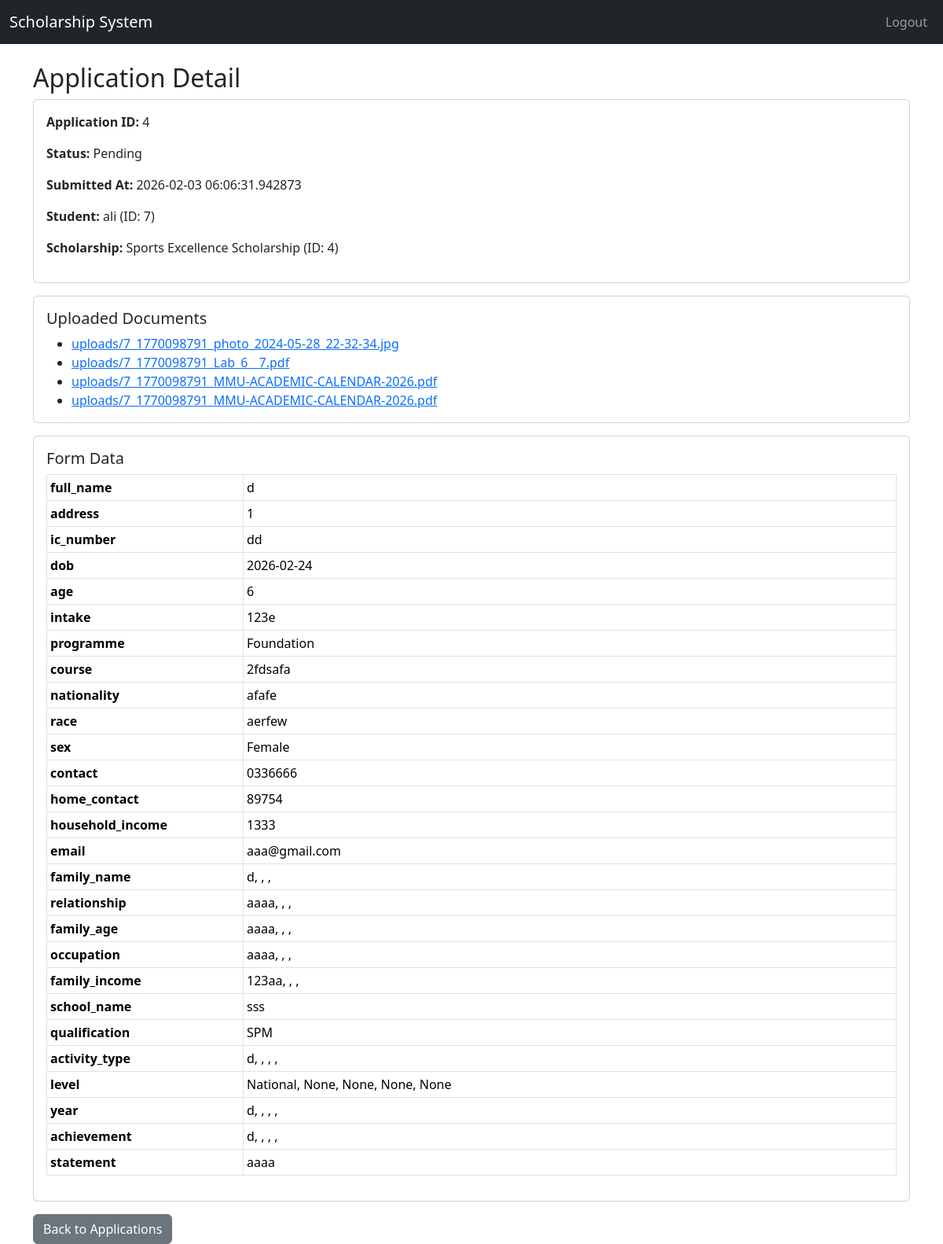
/admin/applications/4 (signed in), run on the app's committed database.
### app/models.py (models this page shows)
class Application(db.Model):
    __tablename__ = 'application'
    __table_args__ = {'extend_existing': True}
    id = db.Column(db.Integer, primary_key=True)
    student_id = db.Column(db.Integer, db.ForeignKey('user.id'), nullable=False)
    scholarship_id = db.Column(db.Integer, db.ForeignKey('scholarship.id'), nullable=False)
    reviewer_id = db.Column(db.Integer, db.ForeignKey('user.id'), nullable=True)
    documents = db.Column(db.Text)  # store file paths comma-separated
    status = db.Column(db.String(50), default="Pending")  # Pending, Reviewed, Accepted, Rejected
    submitted_at = db.Column(db.DateTime, default=datetime.utcnow)
    reviews = db.relationship('Review', backref='application', lazy=True)
    scholarship = db.relationship('Scholarship', backref='applications')
    student = db.relationship('User', foreign_keys=[student_id], backref='applications')
    form_data = db.Column(JSON)

class User(UserMixin, db.Model):
    id = db.Column(db.Integer, primary_key=True)
    username = db.Column(db.String(50), unique=True, nullable=False)
    email = db.Column(db.String(100), unique=True, nullable=False)
    your_id = db.Column(db.String(20), unique=True, nullable=True)
    password = db.Column(db.String(255), nullable=False)
    role = db.Column(db.String(20), nullable=False)
    created_at = db.Column(db.DateTime, default=datetime.utcnow)

class Scholarship(db.Model):
    id = db.Column(db.Integer, primary_key=True)
    title = db.Column(db.String(200), nullable=False)
    description = db.Column(db.Text)
    eligibility_criteria = db.Column(db.JSON)
    application_deadline = db.Column(db.DateTime)
    created_at = db.Column(db.DateTime, default=datetime.utcnow)
    documents_required = db.Column(db.Text)  # comma-separated list

### app/routes/admin_routes.py (the view)
@admin_bp.route('/applications/<int:application_id>')
@login_required
def application_detail(application_id):
    if current_user.role != 'admin':
        flash("Access denied.", "danger")
        return redirect(url_for('auth.login'))
    application = Application.query.get_or_404(application_id)
    documents = []
    if application.documents:
        documents = [d.strip() for d in application.documents.split(",") if d.strip()]
    return render_template(
        'admin/application_detail.html',
        application=application,
        documents=documents
    )

### app/templates/admin/application_detail.html (shortened to what this page needs)
{% extends "base.html" %}
{% block content %}
<h2>Application Detail</h2>
<div class="card p-3 mb-3">
  <p><b>Application ID:</b> {{ application.id }}</p>
  <p><b>Status:</b> {{ application.status }}</p>
  <p><b>Submitted At:</b> {{ application.submitted_at }}</p>
  <p><b>Student:</b>
    {% if application.student %}
      {{ application.student.username }} (ID: {{ application.student.id }})
    {% else %}
      {{ application.student_id }}
    {% endif %}
  </p>
  <p><b>Scholarship:</b>
    {% if application.scholarship %}
      {{ application.scholarship.title }} (ID: {{ application.scholarship.id }})
    {% else %}
      {{ application.scholarship_id }}
    {% endif %}
  </p>
</div>
<div class="card p-3 mb-3">
  <h5 class="mb-2">Uploaded Documents</h5>
  {% if documents and documents|length > 0 %}
    <ul class="mb-0">
      {% for doc in documents %}
        <li>
          <a href="{{ url_for('static', filename=doc) }}" target="_blank">
            {{ doc }}
          </a>
        </li>
      {% endfor %}
    </ul>
  {% else %}
    <p class="text-muted mb-0">No documents uploaded.</p>
  {% endif %}
</div>
<div class="card p-3 mb-3">
  <h5 class="mb-2">Form Data</h5>
  {% if application.form_data %}
    <div class="table-responsive">
      <table class="table table-sm table-bordered">
        <tbody>
          {% for key, value in application.form_data.items() %}
            <tr>
              <th style="width: 250px;">{{ key }}</th>
              <td>
                {% if value is sequence and value is not string %}
                  {{ value | join(", ") }}
                {% else %}
                  {{ value }}
                {% endif %}
              </td>
            </tr>
          {% endfor %}
        </tbody>
      </table>
    </div>
  {% else %}
    <p class="text-muted mb-0">No form data found.</p>
  {% endif %}
</div>
<a class="btn btn-secondary" href="{{ url_for('admin.manage_applications') }}">
  Back to Applications
</a>
{% endblock %}

### data on the page
Application: id "4", status "Pending", submitted_at "2026-02-03 06:06:31.942873"
User: student.username "ali", student.id "7"
Scholarship: scholarship "Sports Excellence Scholarship", scholarship.id "4"

### other printed values
{{ doc }} "uploads/7_1770098791_photo_2024-05-28_22-32-34.jpg" "uploads/7_1770098791_Lab_6__7.pdf" "uploads/7_1770098791_MMU-ACADEMIC-CALENDAR-2026.pdf" "uploads/7_1770098791_MMU-ACADEMIC-CALENDAR-2026.pdf"
{{ key }} "full_name" "address" "ic_number" "dob" "age" "intake" "programme" "course" "nationality" "race" "sex" "contact" "home_contact" "household_income" "email" "family_name" "relationship" "family_age" "occupation" "family_income" "school_name" "qualification" "activity_type" "level" "year" "achievement" "statement"
{{ value }} "d" "1" "dd" "2026-02-24" "6" "123e" "Foundation" "2fdsafa" "afafe" "aerfew" "Female" "0336666" "89754" "1333" "aaa@gmail.com" "sss" "SPM" "aaaa"
{{ value | join(", ") }} "d, , ," "aaaa, , ," "aaaa, , ," "aaaa, , ," "123aa, , ," "d, , , ," "National, None, None, None, None" "d, , , ," "d, , , ,"
